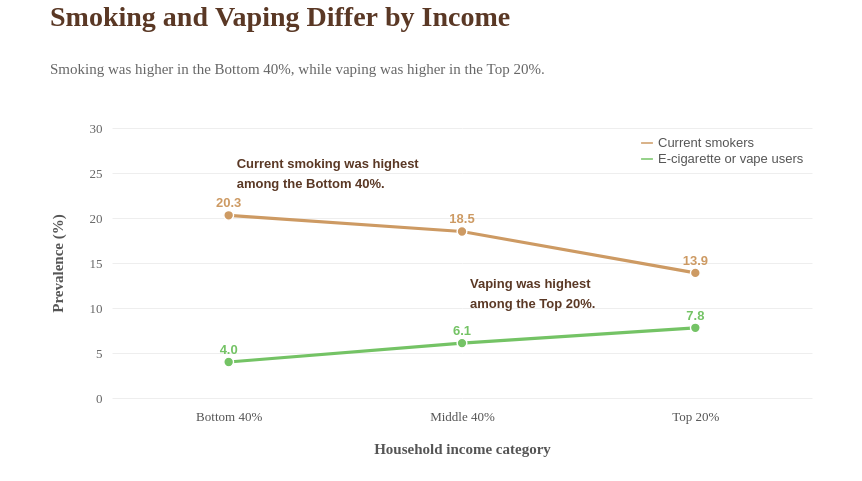

Express this chart as Vega-Lite.
### Vega-Lite specification from a JSON file in a GitHub repository (floating-point values rounded to 4 significant figures)
{"$schema": "https://vega.github.io/schema/vega-lite/v5.json", "padding": {"left": 50, "right": 50, "top": 4, "bottom": 25}, "title": {"text": "Smoking and Vaping Differ by Income", "subtitle": "Smoking was higher in the Bottom 40%, while vaping was higher in the Top 20%.", "font": "Crimson Text", "fontSize": 28, "fontWeight": 700, "color": "#5a3825", "subtitleFont": "Source Sans Pro", "subtitleFontSize": 15, "subtitleFontWeight": 400, "subtitleColor": "#666666", "subtitlePadding": 30, "anchor": "start", "offset": 45}, "width": 700, "height": 270, "data": {"values": [{"Income_Group": "Bottom 40%", "Measure": "Current smokers", "Prevalence": 20.3}, {"Income_Group": "Middle 40%", "Measure": "Current smokers", "Prevalence": 18.5}, {"Income_Group": "Top 20%", "Measure": "Current smokers", "Prevalence": 13.9}, {"Income_Group": "Bottom 40%", "Measure": "E-cigarette or vape users", "Prevalence": 4.0}, {"Income_Group": "Middle 40%", "Measure": "E-cigarette or vape users", "Prevalence": 6.1}, {"Income_Group": "Top 20%", "Measure": "E-cigarette or vape users", "Prevalence": 7.8}]}, "layer": [{"mark": {"type": "line", "strokeWidth": 3.2, "point": {"filled": true, "size": 95, "stroke": "#ffffff", "strokeWidth": 1.4}}, "encoding": {"x": {"field": "Income_Group", "type": "ordinal", "title": "Household income category", "sort": ["Bottom 40%", "Middle 40%", "Top 20%"], "axis": {"titleFont": "Source Sans Pro", "titleFontSize": 15, "titleFontWeight": 700, "titleColor": "#555555", "titlePadding": 18, "labelFont": "Source Sans Pro", "labelFontSize": 13, "labelColor": "#555555", "labelAngle": 0, "labelPadding": 12, "domain": false, "ticks": false}}, "y": {"field": "Prevalence", "type": "quantitative", "title": "Prevalence (%)", "scale": {"domain": [0, 30], "nice": false}, "axis": {"values": [0, 5, 10, 15, 20, 25, 30], "titleFont": "Source Sans Pro", "titleFontSize": 15, "titleFontWeight": 700, "titleColor": "#555555", "titlePadding": 24, "labelFont": "Source Sans Pro", "labelFontSize": 13, "labelColor": "#666666", "grid": true, "gridColor": "#eeeeee", "domain": false, "ticks": false, "labelPadding": 10}}, "color": {"field": "Measure", "type": "nominal", "scale": {"domain": ["Current smokers", "E-cigarette or vape users"], "range": ["#CD9A63", "#74C365"]}, "legend": {"title": null, "orient": "top-right", "labelFont": "Arial", "labelFontSize": 13, "labelColor": "#555555", "symbolType": "stroke", "symbolSize": 140, "offset": 8}}, "tooltip": [{"field": "Income_Group", "type": "ordinal", "title": "Income group"}, {"field": "Measure", "type": "nominal", "title": "Measure"}, {"field": "Prevalence", "type": "quantitative", "title": "Prevalence (%)", "format": ".1f"}]}}, {"mark": {"type": "text", "font": "Arial", "fontSize": 13, "fontWeight": 700, "dy": -12}, "encoding": {"x": {"field": "Income_Group", "type": "ordinal", "sort": ["Bottom 40%", "Middle 40%", "Top 20%"]}, "y": {"field": "Prevalence", "type": "quantitative", "scale": {"domain": [0, 25], "nice": false}}, "text": {"field": "Prevalence", "type": "quantitative", "format": ".1f"}, "color": {"field": "Measure", "type": "nominal", "scale": {"domain": ["Current smokers", "E-cigarette or vape users"], "range": ["#151B54", "#0B6623"]}, "legend": null}}}, {"data": {"values": [{"Income_Group": "Bottom 40%", "Prevalence": 26.0, "Text": "Current smoking was highest \namong the Bottom 40%."}]}, "mark": {"type": "text", "font": "Arial", "fontSize": 13, "fontWeight": 700, "color": "#5a3825", "align": "left", "baseline": "middle", "dx": 8, "lineBreak": "\n", "lineHeight": 20, "limit": 360}, "encoding": {"x": {"field": "Income_Group", "type": "ordinal", "sort": ["Bottom 40%", "Middle 40%", "Top 20%"]}, "y": {"field": "Prevalence", "type": "quantitative", "scale": {"domain": [0, 25], "nice": false}}, "text": {"field": "Text"}}}, {"data": {"values": [{"Income_Group": "Middle 40%", "Prevalence": 12.7, "Text": "Vaping was highest \namong the Top 20%."}]}, "mark": {"type": "text", "font": "Arial", "fontSize": 13, "fontWeight": 700, "color": "#5a3825", "align": "left", "baseline": "middle", "dx": 8, "lineBreak": "\n", "lineHeight": 20, "limit": 320}, "encoding": {"x": {"field": "Income_Group", "type": "ordinal", "sort": ["Bottom 40%", "Middle 40%", "Top 20%"]}, "y": {"field": "Prevalence", "type": "quantitative", "scale": {"domain": [0, 25], "nice": false}}, "text": {"field": "Text"}}}], "config": {"background": "#ffffff", "view": {"stroke": null}, "axis": {"labelFont": "Source Sans Pro", "titleFont": "Source Sans Pro"}, "legend": {"labelFont": "Source Sans Pro", "titleFont": "Source Sans Pro"}}}
